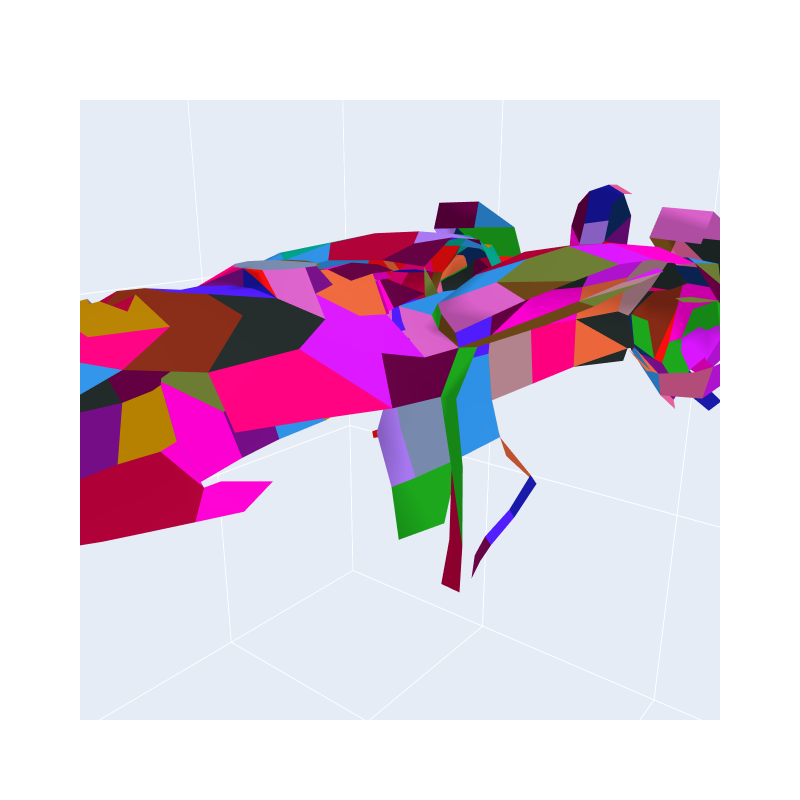

Write notebook code for a chart like this one.
### Code cell
displayMeshlets(mesh)

### Figure 1 — Plotly figure (JSON) as saved in the notebook; plotly's stock layout.template omitted (floating-point values rounded to 4 significant figures; data arrays with more than 128 entries replaced by an {"elided": "..."} marker saying what was removed)
{"data": [{"facecolor": {"elided": "3299 str values"}, "i": {"elided": "3299 int values"}, "j": {"elided": "3299 int values"}, "k": {"elided": "3299 int values"}, "opacity": 1, "type": "mesh3d", "x": {"elided": "2869 float values"}, "y": {"elided": "2869 float values"}, "z": {"elided": "2869 float values"}}, {"mode": "markers", "type": "scatter3d", "x": [-1, -1, -1, -1, 1, 1, 1, 1], "y": [-1, -1, 1, 1, -1, -1, 1, 1], "z": [-1, 1, -1, 1, -1, 1, -1, 1]}], "layout": {"autosize": false, "height": 800, "scene": {"aspectmode": "auto", "aspectratio": {"x": 1, "y": 1, "z": 1}, "camera": {"center": {"x": 0, "y": 0, "z": 0}, "eye": {"x": -0.2375, "y": 0.2957, "z": 0.1216}, "projection": {"type": "perspective"}, "up": {"x": 0, "y": 0, "z": 1}}, "xaxis": {"nticks": 10, "range": [-1, 1], "type": "linear"}, "yaxis": {"nticks": 10, "range": [-1, 1], "type": "linear"}, "zaxis": {"nticks": 10, "range": [-1, 1], "type": "linear"}}, "width": 800}}
